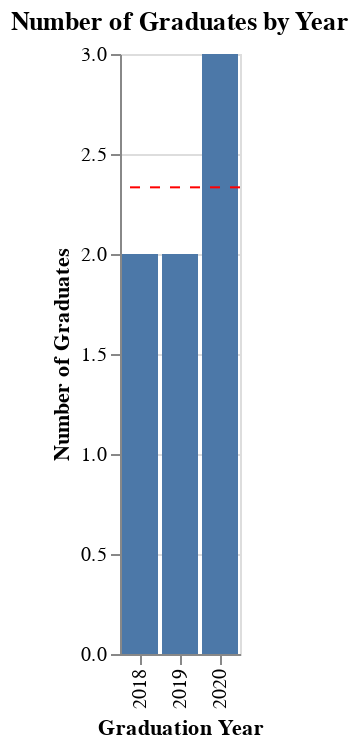

Source (notebook cell):
### Code cell
import pandas as pd
import altair as alt

# Example: your actual DataFrame, replace this with your real df
# df = ... (your DataFrame loaded and processed)

# For demonstration, here's a sample DataFrame
# Remove this and use your actual DataFrame
df = pd.DataFrame({'gradyr': [2018, 2018, 2019, 2019, 2020, 2020, 2020]})

# Group by 'gradyr' and count
counts = df.groupby('gradyr').size().reset_index(name='count')

# Compute the mean
mean_value = counts['count'].mean()

# Create bar chart
bar_chart = alt.Chart(counts).mark_bar().encode(
    x=alt.X('gradyr:O', title='Graduation Year'),
    y=alt.Y('count:Q', title='Number of Graduates')
).properties(
    title='Number of Graduates by Year'
)

# Add mean line
mean_line = alt.Chart(pd.DataFrame({'y': [mean_value]})).mark_rule(color='red', strokeDash=[5, 5]).encode(
    y='y:Q'
)

# Combine chart and mean line
final_chart = bar_chart + mean_line

# Show in notebook
final_chart

### Figure 1 — Vega-Lite specification as saved in the notebook (floating-point values rounded to 4 significant figures)
{"config": {"view": {"continuousWidth": 300, "continuousHeight": 300}}, "layer": [{"data": {"name": "data-b2023d30f6a45c57f3724a87c69677e9"}, "mark": {"type": "bar"}, "encoding": {"x": {"field": "gradyr", "title": "Graduation Year", "type": "ordinal"}, "y": {"field": "count", "title": "Number of Graduates", "type": "quantitative"}}, "title": "Number of Graduates by Year"}, {"data": {"name": "data-499c83b5932755f6f473db6b607b602c"}, "mark": {"type": "rule", "color": "red", "strokeDash": [5, 5]}, "encoding": {"y": {"field": "y", "type": "quantitative"}}}], "$schema": "https://vega.github.io/schema/vega-lite/v5.20.1.json", "datasets": {"data-b2023d30f6a45c57f3724a87c69677e9": [{"gradyr": 2018, "count": 2}, {"gradyr": 2019, "count": 2}, {"gradyr": 2020, "count": 3}], "data-499c83b5932755f6f473db6b607b602c": [{"y": 2.333}]}}
